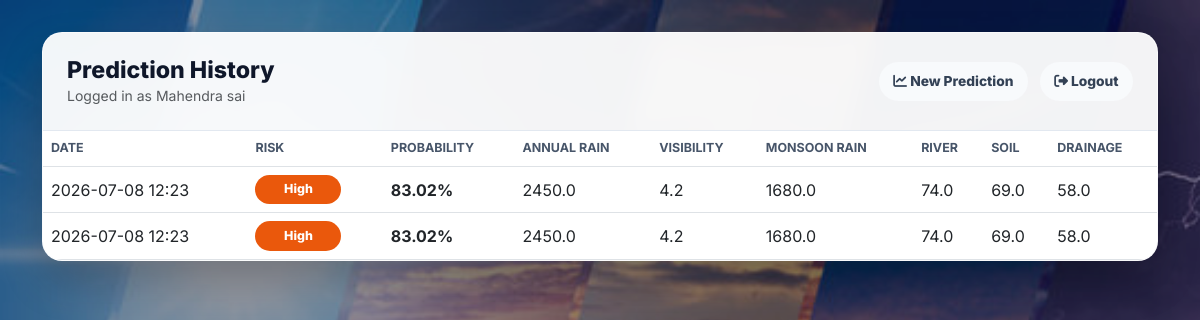
The app's page /history (signed in) with its own data.
### tables this page shows
CREATE TABLE predictions (
                id INTEGER PRIMARY KEY AUTOINCREMENT,
                user_id INTEGER NOT NULL,
                annual_rainfall REAL NOT NULL,
                cloud_visibility REAL NOT NULL,
                monsoon_rainfall REAL NOT NULL,
                river_level REAL NOT NULL,
                soil_moisture REAL NOT NULL,
                drainage_score REAL NOT NULL,
                risk_level TEXT NOT NULL,
                probability REAL NOT NULL,
                result_text TEXT NOT NULL,
                created_at TEXT NOT NULL,
                FOREIGN KEY (user_id) REFERENCES users (id)
            );

### app.py (the view)
@app.route("/history")
@login_required
def history():
    with get_db_connection() as connection:
        rows = connection.execute(
            """
            SELECT *
            FROM predictions
            WHERE user_id = ?
            ORDER BY id DESC
            LIMIT 50
            """,
            (session["user_id"],),
        ).fetchall()
    return render_template(
        "history.html",
        predictions=rows,
        username=session.get("username"),
    )

### app.py (called while the page is built)
def get_db_connection():
    connection = sqlite3.connect(database_path)
    connection.row_factory = sqlite3.Row
    return connection

def login_required(view):
    @wraps(view)
    def wrapped_view(*args, **kwargs):
        if "user_id" not in session:
            return redirect(url_for("login"))
        return view(*args, **kwargs)
    return wrapped_view

### templates/history.html (shortened to what this page needs)
<!DOCTYPE html>
<html lang="en">
<head>
    <link href="https://cdn.jsdelivr.net/npm/bootstrap@5.3.0/dist/css/bootstrap.min.css" rel="stylesheet">
    <link rel="stylesheet" href="https://cdnjs.cloudflare.com/ajax/libs/font-awesome/6.4.0/css/all.min.css">
</head>
<body>
    <div class="container">
        <div class="history-card">
            <div class="history-header">
                <div>
                    <h1>Prediction History</h1>
                    <div class="text-muted small">Logged in as {{ username }}</div>
                </div>
                <div class="nav-actions">
                    <a href="{{ url_for('home') }}"><i class="fa-solid fa-chart-line"></i> New Prediction</a>
                    <a href="{{ url_for('logout') }}"><i class="fa-solid fa-right-from-bracket"></i> Logout</a>
                </div>
            </div>
            {% if predictions %}
                <div class="table-responsive">
                    <table class="table table-hover align-middle">
                        <thead>
                            <tr>
                                <th>Date</th>
                                <th>Risk</th>
                                <th>Probability</th>
                                <th>Annual Rain</th>
                                <th>Visibility</th>
                                <th>Monsoon Rain</th>
                                <th>River</th>
                                <th>Soil</th>
                                <th>Drainage</th>
                            </tr>
                        </thead>
                        <tbody>
                            {% for item in predictions %}
                                <tr>
                                    <td>{{ item.created_at }}</td>
                                    <td><span class="risk-pill risk-{{ item.risk_level }}">{{ item.risk_level }}</span></td>
                                    <td><strong>{{ item.probability }}%</strong></td>
                                    <td>{{ item.annual_rainfall }}</td>
                                    <td>{{ item.cloud_visibility }}</td>
                                    <td>{{ item.monsoon_rainfall }}</td>
                                    <td>{{ item.river_level }}</td>
                                    <td>{{ item.soil_moisture }}</td>
                                    <td>{{ item.drainage_score }}</td>
                                </tr>
                            {% endfor %}
                        </tbody>
                    </table>
                </div>
            {% else %}
                <div class="empty-state">
                    <i class="fa-solid fa-clock-rotate-left fa-2x mb-3"></i>
                    <h2 class="h5">No predictions saved yet</h2>
                    <p class="mb-0">Run your first prediction and it will appear here automatically.</p>
                </div>
            {% endif %}
        </div>
    </div>
</body>
</html>

### templates/history.html (style rules this page uses)
body { background: url('/static/360_F_211524227_Ett8aboQvVnROAFtqu3S1pW99Y3Th9vm.jpg') no-repeat center center fixed; background-size: cover; color: #1e293b; font-family: 'Inter', sans-serif; min-height: 100vh; position: relative; padding: 2rem 0; }
body::before { content: ""; position: fixed; inset: 0; background: rgba(15, 23, 42, 0.45); z-index: 1; }
.container { position: relative; z-index: 2; }
.history-card { background: rgba(255, 255, 255, 0.95); backdrop-filter: blur(10px); border: 1px solid rgba(255, 255, 255, 0.55); border-radius: 20px; box-shadow: 0 20px 40px rgba(0, 0, 0, 0.22); overflow: hidden; }
.history-header { display: flex; align-items: center; justify-content: space-between; gap: 1rem; padding: 1.5rem; border-bottom: 1px solid #e2e8f0; }
.history-header h1 { color: #0f172a; font-size: 1.45rem; font-weight: 800; margin: 0; }
.nav-actions { display: flex; gap: 0.75rem; flex-wrap: wrap; }
.nav-actions a { border-radius: 999px; padding: 0.55rem 0.9rem; color: #334155; background: #f8fafc; font-size: 0.86rem; font-weight: 800; text-decoration: none; }
.risk-pill { display: inline-block; min-width: 86px; border-radius: 999px; padding: 0.35rem 0.65rem; color: #ffffff; font-size: 0.78rem; font-weight: 800; text-align: center; }
.risk-High { background: #ea580c; }
.table { margin: 0; }
.table th { color: #475569; font-size: 0.78rem; text-transform: uppercase; white-space: nowrap; }
.table td { vertical-align: middle; white-space: nowrap; }

### records on screen
predictions: created_at "2026-07-08 12:23", risk_level "High", probability "83.02", annual_rainfall "2450.0", cloud_visibility "4.2", monsoon_rainfall "1680.0", river_level "74.0", soil_moisture "69.0", drainage_score "58.0"
predictions: created_at "2026-07-08 12:23", risk_level "High", probability "83.02", annual_rainfall "2450.0", cloud_visibility "4.2", monsoon_rainfall "1680.0", river_level "74.0", soil_moisture "69.0", drainage_score "58.0"

### other values on screen
{{ username }} "Mahendra sai"
